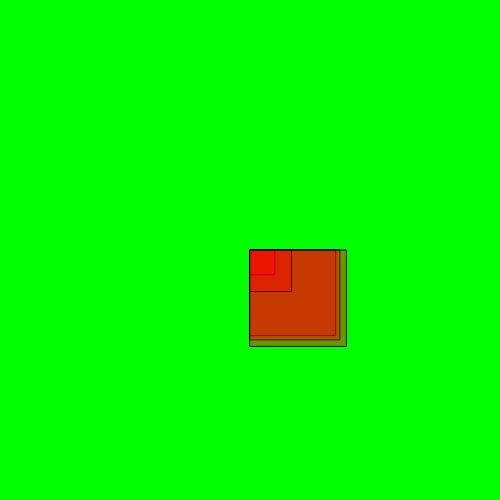
Frame 1 (no input)
Frame 60 (no input): identical to frame 1, image omitted
Frame 120 (the mouse pressed at the canvas centre since frame 60): identical to frame 1, image omitted

The p5.js sketch that drew this single still picture (run headless with seeded random() and noise() and a simulated clock; from frame 60 on, the mouse is pressed at the canvas centre):

// p5.js sketch
// ── sketch.js
var mySecondArray=[]; 
function setup() {
  createCanvas(500, 500); 
  
  for(var i = 0; i<5; i++) {
      mySecondArray.push(random(12)); 
  }
  
  print(mySecondArray); 
}

function draw() {
  background (0,255,0); 
    for (var i=0; i<mySecondArray.length; i++) {
        fill(255, 0, 0, 100);
        rect(width/2, height/2, 
        mySecondArray[i]* 10, 
         mySecondArray[i] * 10); 
    }
  
}

function mousePressed() {
  var _secArray = mySecondArray.slice(0,2);
  print(_secArray); 

}
